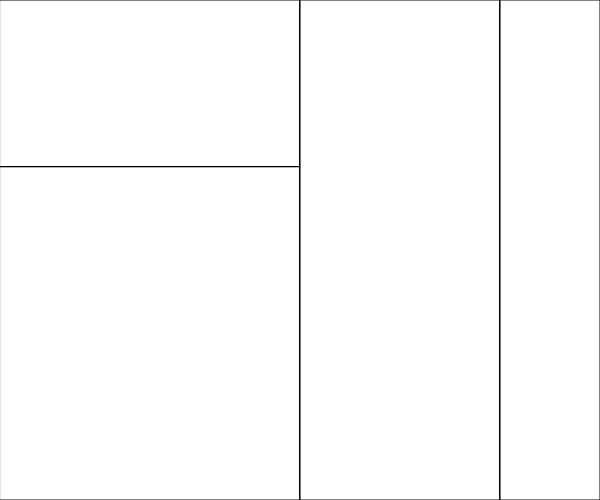
Frame 1 (no input)
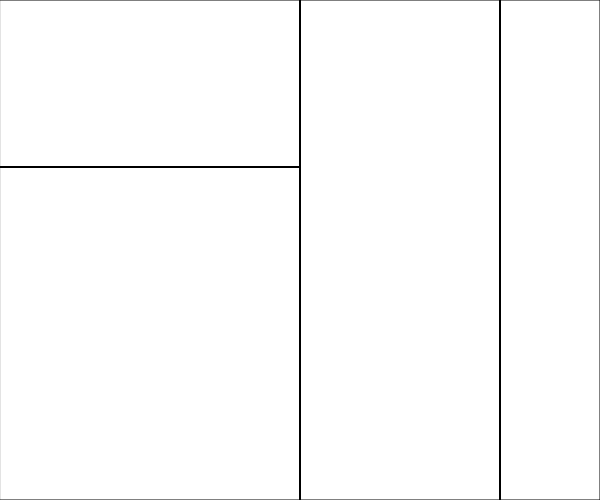
Frame 60 (no input)
Frame 120 (the mouse pressed at the canvas centre since frame 60): identical to frame 60, image omitted

The p5.js sketch that drew these frames (run headless with seeded random() and noise() and a simulated clock; from frame 60 on, the mouse is pressed at the canvas centre):

// p5.js sketch
// ── sketch.js
function setup(){
  createCanvas(600,500);
}

function draw(){
  line(width/2,0,width/2,height);
  line(0,height/3,width/2,height/3);
  line(width*5/6,0,width*5/6,height);
}

function mouseMoved(){
  if(mouseX < width/2 && mouseX > 0 &&
  mouseY < height/3 && mouseY > 0){
    fill(255,0,0);
    rect(0,0,width/2,height/3);
  }
  else{
    fill(255,255,255);
    rect(0,0,width/2,height/3);
  }
  if(mouseX < width/2 && mouseX > 0 &&
  mouseY < height && mouseY > height/3){
    fill(0,255,0);
    rect(0,height/3,width/2,height*2/3);
  }
  else{
    fill(255,255,255);
    rect(0,height/3,width/2,height*2/3);
  }
  if(mouseX < width*5/6 && mouseX > width/2 &&
  mouseY > 0 && mouseY < height){
    fill(0,0,255);
    rect(width/2,0,width*1/3,height);
  }
  else{
    fill(255,255,255);
    rect(width/2,0,width*1/3,height);
  }
  if(mouseX < width && mouseX > width*5/6 &&
  mouseY > 0 && mouseY < height){
    fill(255,0,255);
    rect(width*5/6,0,width/6,height);
  }
  else{
    fill(255,255,255);
    rect(width*5/6,0,width/6,height);
  }
}
